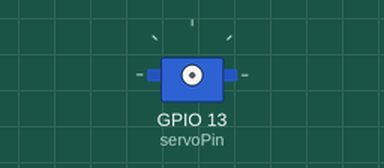
This sketch was run on a simulated ESP32. Shown: servo. WiFi joins after 1.5 s; servers stay silent unless stated; uploads are accepted with an empty reply; what the sketch prints to the serial monitor is not drawn.

Above: at 0.1 s.
At 1.8 s:
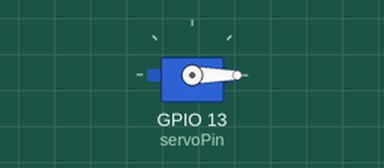
Timing chart, 0 to 3.3 s (numbered marks = the images above):
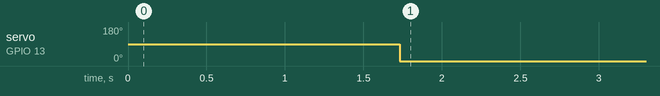

The sketch:

ESP32-recive-angle-servo-firebase.ino
```cpp
/*
  โปรเจกต์: ESP32 ควบคุม Servo Motor ด้วยค่าจาก Firebase Realtime Database
  ผู้จัดทำ: ผู้เชี่ยวชาญการเขียนโค้ด ESP32 (สร้างตามโจทย์)

  หน้าที่:
  1. เชื่อมต่อ Wi-Fi
  2. อ่านค่าตัวเลข (0-180) จาก Firebase Realtime Database ที่ path "/test" ทุกๆ 1 วินาที
  3. แปลงข้อมูลที่ได้รับเป็นตัวเลข และตรวจสอบให้อยู่ในช่วง 0-180
  4. นำค่าที่ได้ไปควบคุมตำแหน่งของ Servo Motor ที่ต่ออยู่กับ Pin ที่กำหนด (GPIO 13)
  5. มอเตอร์จะขยับก็ต่อเมื่อค่าที่อ่านได้มีการเปลี่ยนแปลงจากค่าล่าสุดเท่านั้น
*/

// --- 1. ไลบรารีที่จำเป็น ---
#include <WiFi.h>          // สำหรับการเชื่อมต่อ Wi-Fi
#include <HTTPClient.h>    // สำหรับการส่ง request ไปยัง Firebase
#include <ESP32Servo.h>    // สำหรับการควบคุม Servo Motor

// --- 2. กรุณาแก้ไขข้อมูลในส่วนนี้ ---
const char* ssid = "DR_24U";      // ใส่ชื่อ Wi-Fi (SSID) ของคุณ
const char* password = "0823424267";  // ใส่รหัสผ่าน Wi-Fi ของคุณ

// URL ของ Firebase Realtime Database (ต้องลงท้ายด้วย .json และมี auth token)
String firebaseUrl = "https://chacharin-b70b7-default-rtdb.asia-southeast1.firebasedatabase.app/test.json?auth=9w1FYYpcfTRHGAm9grMcFTCisi1ZdK5B4E4Mzl9M";

// --- 3. การตั้งค่าฮาร์ดแวร์ ---
const int servoPin = 13;    // Pin ที่ต่อกับสายสัญญาณของ Servo Motor

// --- 4. ตัวแปรโกลบอล ---
Servo myServo;              // สร้างอ็อบเจกต์สำหรับควบคุม Servo
int lastAngle = -1;         // ตัวแปรสำหรับเก็บค่าองศาล่าสุด (ตั้งค่าเริ่มต้นเป็น -1 เพื่อให้ทำงานครั้งแรกเสมอ)


void setup() {
  Serial.begin(115200);

  // --- ตั้งค่าการเชื่อมต่อ Wi-Fi ---
  WiFi.begin(ssid, password);
  Serial.print("กำลังเชื่อมต่อ Wi-Fi ");
  while (WiFi.status() != WL_CONNECTED) {
    delay(500);
    Serial.print(".");
  }
  Serial.println("\nเชื่อมต่อ Wi-Fi สำเร็จแล้ว!");
  Serial.print("IP Address: ");
  Serial.println(WiFi.localIP());

  // --- ตั้งค่า Servo Motor ---
  ESP32PWM::allocateTimer(0);       // จัดสรร Timer สำหรับ PWM (จำเป็นสำหรับ ESP32Servo)
  myServo.setPeriodHertz(50);       // ตั้งค่าความถี่มาตรฐานสำหรับ Servo (50Hz)
  // ทำการ attach Servo เข้ากับ Pin ที่กำหนด
  // ค่า min/max pulse (500/2500) เป็นค่าที่มักจะครอบคลุม 0-180 องศาได้ดี
  myServo.attach(servoPin, 500, 2500);

  Serial.println("ตั้งค่า Servo Motor เรียบร้อย");
  Serial.println("------------------------------------");
}

void loop() {
  // ตรวจสอบสถานะการเชื่อมต่อ Wi-Fi ก่อนทำงาน
  if (WiFi.status() == WL_CONNECTED) {
    HTTPClient http;
    http.begin(firebaseUrl); // เริ่มการเชื่อมต่อ HTTP

    int httpCode = http.GET(); // ส่ง GET request

    if (httpCode == HTTP_CODE_OK) { // ตรวจสอบว่า request สำเร็จหรือไม่
      String payload = http.getString();
      Serial.print("ข้อมูลดิบจาก Firebase: ");
      Serial.println(payload);

      // Firebase มักจะส่งข้อมูลตัวเลขกลับมาในรูปแบบ String ที่มีเครื่องหมายคำพูดครอบอยู่ (เช่น "90")
      // จึงต้องทำการลบเครื่องหมายคำพูดออกก่อนแปลงเป็นตัวเลข
      payload.replace("\"", "");

      int angleFromFirebase = payload.toInt(); // แปลง String เป็น Integer

      // ตรวจสอบและจำกัดค่าให้อยู่ในช่วง 0 - 180 องศาเสมอ เพื่อความปลอดภัย
      int targetAngle = constrain(angleFromFirebase, 0, 180);

      Serial.printf("ค่าที่ต้องการ: %d, ค่าที่จำกัดแล้ว: %d\n", angleFromFirebase, targetAngle);

      // ตรวจสอบว่าค่าองศาที่ได้มาใหม่ แตกต่างจากค่าล่าสุดหรือไม่
      // เพื่อป้องกันการสั่งงานเซอร์โวซ้ำๆ โดยไม่จำเป็น
      if (targetAngle != lastAngle) {
        Serial.printf("ค่ามีการเปลี่ยนแปลง! กำลังหมุน Servo ไปที่ %d องศา\n", targetAngle);
        myServo.write(targetAngle); // สั่งให้ Servo หมุนไปยังตำแหน่งเป้าหมาย
        lastAngle = targetAngle;    // อัปเดตค่าองศาล่าสุด
      } else {
        Serial.println("ค่าไม่เปลี่ยนแปลง ไม่ต้องสั่งงาน Servo");
      }

    } else {
      Serial.printf("GET request ล้มเหลว, error: %s\n", http.errorToString(httpCode).c_str());
    }

    http.end(); // ปิดการเชื่อมต่อ HTTP

  } else {
    Serial.println("การเชื่อมต่อ Wi-Fi หลุด!");
  }

  Serial.println("------------------------------------");
  // หน่วงเวลา 1 วินาทีก่อนที่จะอ่านค่าจาก Firebase อีกครั้ง
  // สามารถปรับค่าได้ตามความต้องการ
  delay(1000);
}
```

Measured:
- by itself, servo on GPIO 13 (servoPin): 90° → 0° at 1.7 s
